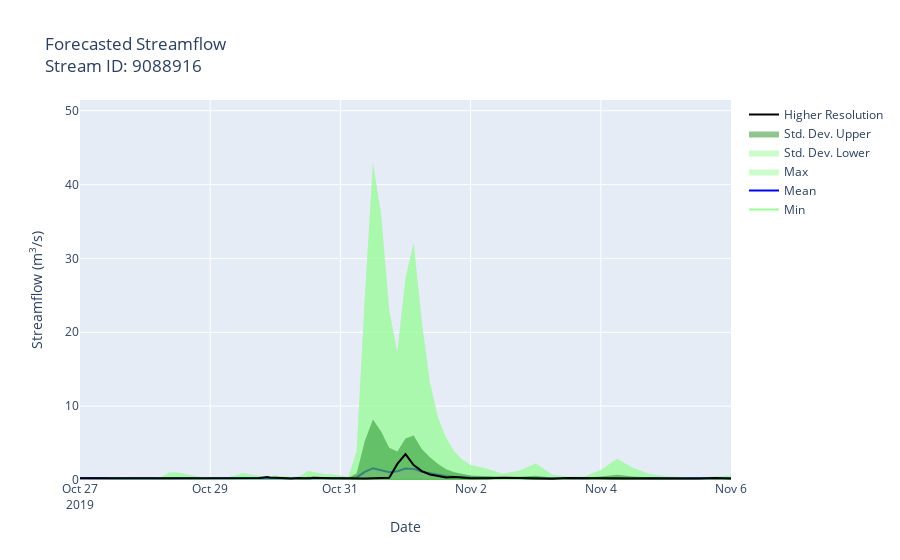

Notebook source saved alongside this figure:
### Code cell
forecast_figure = geoglows.streamflow.forecast_plot(stats, rperiods, 12039943, outformat='plotly')
forecast_figure.show()
